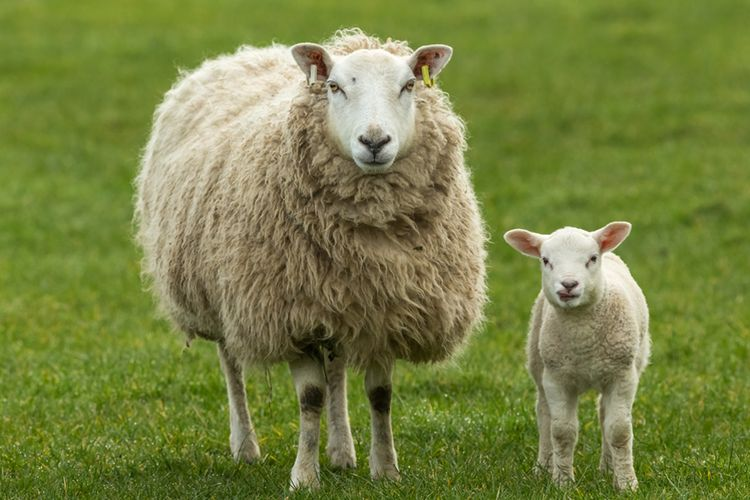
#> input picture Pert4/goat.jpg, 750 x 500 px
$ python averagingblur.py
#> lines starting #> are read from the running program, lines starting #| are printed output that depends on the picture
import cv2
import numpy as np

src =cv2.imread('goat.jpg', 1)
#> src is the input picture: shape (500, 750, 3); mean B, G, R 67.1, 129.8, 119.3

# Menerapkan averaging Blur di src Image
dst = cv2.blur(src,(5,25))
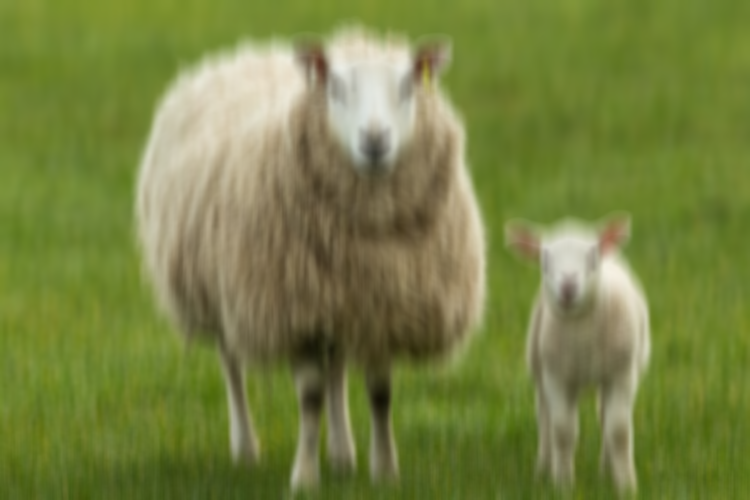
#> dst: shape (500, 750, 3); mean B, G, R 67.1, 129.7, 119.3


# Menampilkan input dan output image
cv2.imshow("Averaging Smoothing",np.hstack((src, dst)))
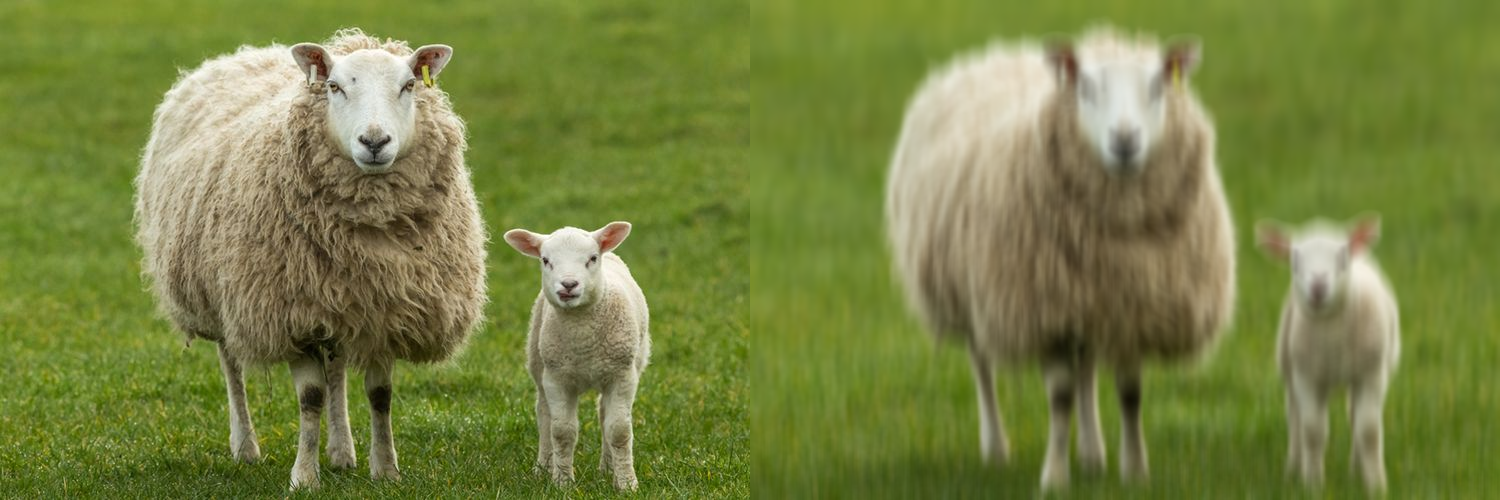
#> window 'Averaging Smoothing': shape (500, 1500, 3); mean B, G, R 67.1, 129.7, 119.3
cv2.waitKey(0) #Menunggu sampai keyboard ditekan
cv2.destroyAllWindows() #menghapus semua proses penampilan image

$ run again, with Pert4/catfish.jpg copied over Pert4/goat.jpg
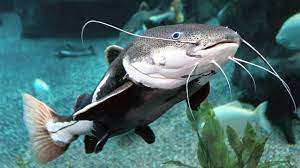
#> input picture Pert4/catfish.jpg, 300 x 168 px
#> src is the input picture: shape (168, 300, 3); mean B, G, R 107.2, 107.2, 74.3
#> `dst = cv2.blur(src,(5,25))`:
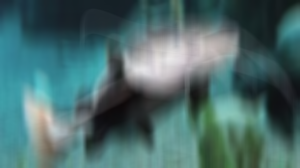
#> dst: shape (168, 300, 3); mean B, G, R 107.2, 107.2, 74.3
#> `cv2.imshow("Averaging Smoothing",np.hstack((src, dst)))`:
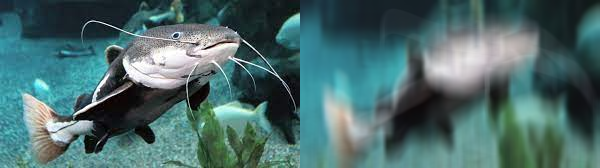
#> window 'Averaging Smoothing': shape (168, 600, 3); mean B, G, R 107.2, 107.2, 74.3

$ run again, with Pert4/snail.jpg copied over Pert4/goat.jpg
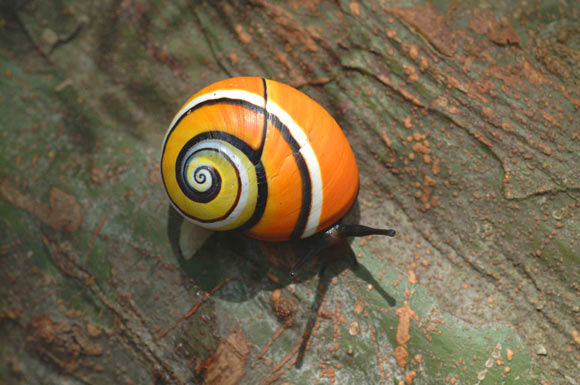
#> input picture Pert4/snail.jpg, 580 x 385 px
#> src is the input picture: shape (385, 580, 3); mean B, G, R 74.1, 100.4, 114
#> `dst = cv2.blur(src,(5,25))`:
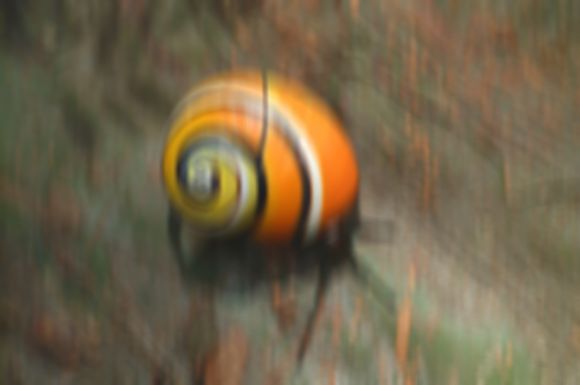
#> dst: shape (385, 580, 3); mean B, G, R 74.1, 100.4, 114
#> `cv2.imshow("Averaging Smoothing",np.hstack((src, dst)))`:
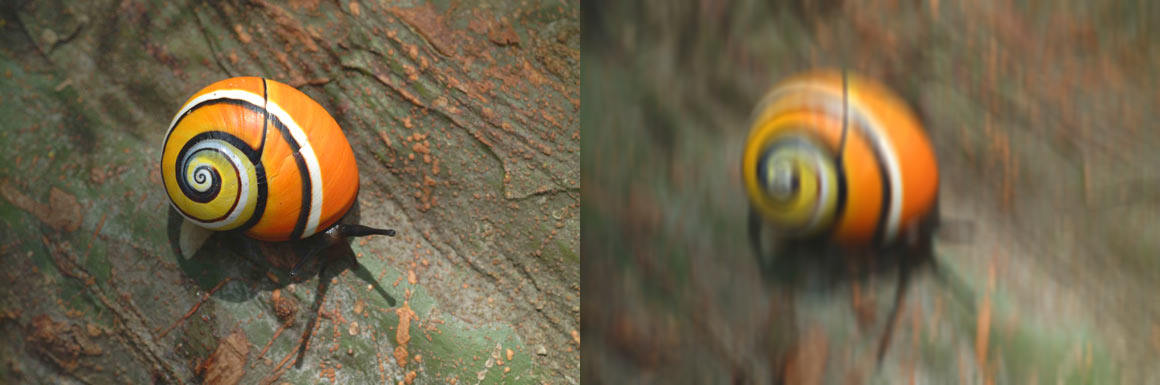
#> window 'Averaging Smoothing': shape (385, 1160, 3); mean B, G, R 74.1, 100.4, 114

$ run again, with Pert4/cows.jpeg copied over Pert4/goat.jpg
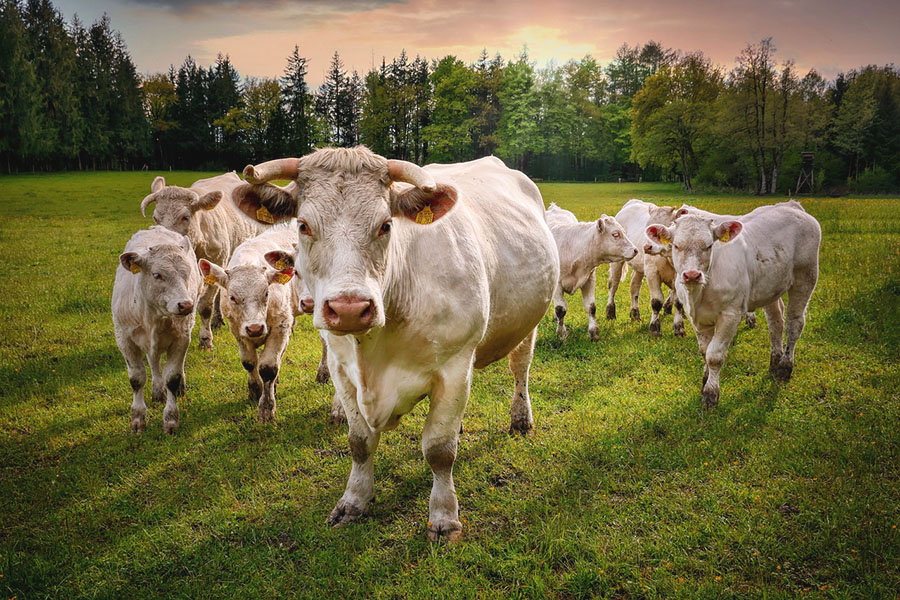
#> input picture Pert4/cows.jpeg, 900 x 600 px
#> src is the input picture: shape (600, 900, 3); mean B, G, R 63.8, 103, 109.6
#> `dst = cv2.blur(src,(5,25))`:
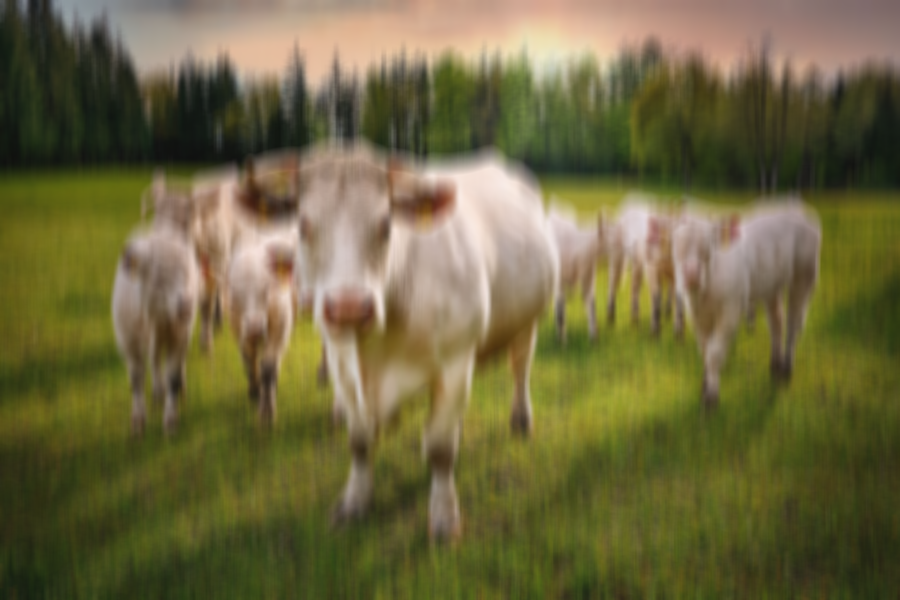
#> dst: shape (600, 900, 3); mean B, G, R 63.8, 103.1, 109.6
#> `cv2.imshow("Averaging Smoothing",np.hstack((src, dst)))`:
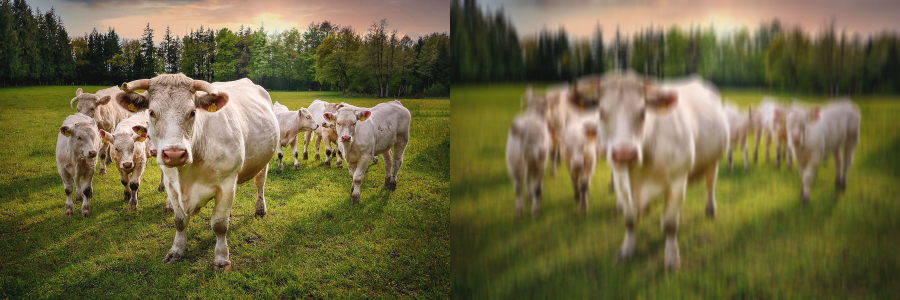
#> window 'Averaging Smoothing': shape (600, 1800, 3) (shown at 1/2 size); mean B, G, R 63.8, 103.1, 109.6
